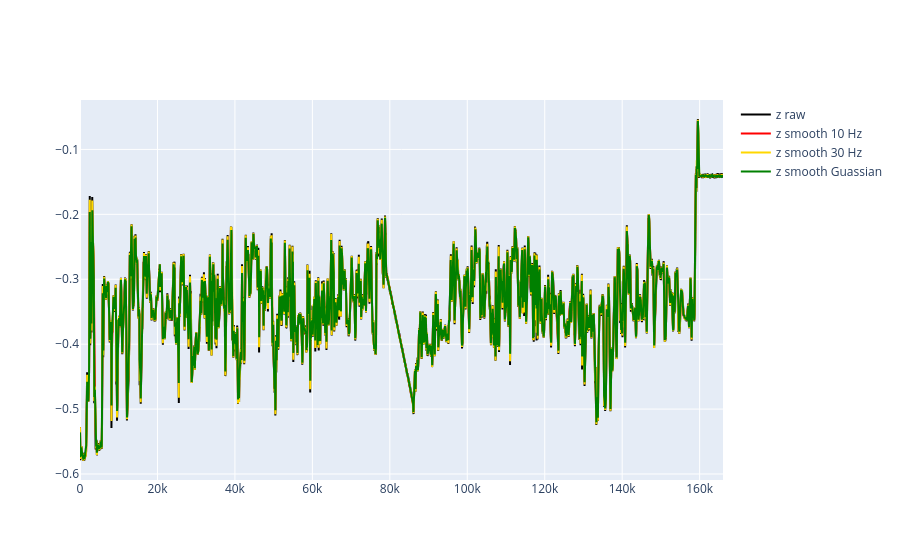

Notebook cell for this chart:
### Markdown cell above
### Smoothing

One thing that you will run into when using motion tracking data, especially when using video based motion tracking data, is that you will have noise-related jitter in your time series. At some times such noise maybe minimal, e.g., when using very accurate device-based motion tracking devices. But in other cases, you will see that there are sudden jumps or kinks from time point to time point due to tracking inaccuracies (that can be caused by occlusions, or not ideal lighting, camara position changes, etc.).

It is good therefore to apply some smoothing to the position traces of your motion tracking data, as well as any derivatives that are approximated afterwards (e.g., 3D acceleration, vertical velocity). You can for example apply a low-pass filter, whereby you try to only allow fluctuations that have a slow frequency change (gradual changes from point to point) so as to filter out (i.e., reduce the amplitude of) the jitter that occurs at very high frequencies (because they result in sudden changes from point to point). Note that when using low-pass filters there can be some time shift, so in that case it is good to undo that shift by running the smoothing forwards and backwards (we do this by using filtfilt); this undoing of distortions in time is called a “zero-phase” low-pass filter. Applying zero-phase low-pass filters is important if you care about precise temporal precision relative to some other timeseries for example (e.g., acoustics).

We can also use a different kind of smoothing filter where the cut-off frequency is not strictly defined such as a running weighted average or Gaussian filter, such that sudden changes in the time series are smoothed out by relating them in some weighted way to the neighboring data points. Below we use such a neighbor averaging filter called a Gaussian filter.

So we provide two filters, and we also show some differences in settings. The amount of possible filters is immense. To pick one filter without becoming an expert on filters (but see [2] chapter 4 for a really nice resource to read up on this), you can try a few and then assess it with your own data and see how a filter is capturing the variability you are interested in (for example by checking against the video of the movements). If you care about small amplitude fluctuations in your time series that might have to do with jerky movement, a heavy filter can potentially destroy this variability. A too weak of a filter might leave the signal riddled with noise, which may look acceptable, but can cascade into dramatic noisy estimates when taking for example derivatives as they amplify power at faster frequencies (e.g., acceleration -> acceleration -> jerk) (see e.g., [3] chapter 3 for a nice discussion on this). There are also ways to empirically assess what high frequency noise is in the data, given that noise generally has a particular random structure (see [2]).

As an excercise, try to play with the parameters of the smoothing functions a little, and zoom in on the graph, to see what effects it has.

### Code cell
import numpy as np
from scipy.signal import butter, filtfilt
from scipy.ndimage import gaussian_filter1d

# Butterworth filter function
    #take some time series, apply the filter, then return it 
def butter_it(x, sampling_rate, order, lowpass_cutoff):
    nyquist = sampling_rate / 2
    cutoff = lowpass_cutoff / nyquist  # Normalized frequency
    b, a = butter(order, cutoff, btype='low')
    filtered_x = filtfilt(b, a, x)
    return np.asarray(filtered_x, dtype=np.float64)

# set Gaussian filter 
guassian_sigma = 2.0  # Standard deviation

# make a new throwaway dataframe
tempmerge = merged

# we can see more dramatic effects of the smoothing when we add some noise to the time series
    # Add Gaussian noise
mean = 0  # Mean of the Gaussian distribution
std_dev = 0.001  # Standard deviation of the Gaussian distribution
noise = np.random.normal(mean, std_dev, size=len(tempmerge['Z_RIGHT_WRIST']))
tempmerge['Z_RIGHT_WRIST']  = tempmerge['Z_RIGHT_WRIST'] + noise

# Add a heavy filter with lowpass cutoff 10
tempmerge['Z_RIGHT_WRISTlowpass10'] = butter_it(tempmerge['Z_RIGHT_WRIST'], sampling_rate=100, order=1, lowpass_cutoff=10)

# Add a milder filter with lowpass cutoff 30
tempmerge['Z_RIGHT_WRISTlowpass30'] = butter_it(tempmerge['Z_RIGHT_WRIST'], sampling_rate=100, order=1, lowpass_cutoff=30)

# Also add a guassian filter (sigma is the standard deviation of the guassian)
tempmerge['Z_RIGHT_WRISTguassianfilt'] = gaussian_filter1d(tempmerge['Z_RIGHT_WRIST'], sigma = 2)

# Create the plot using Plotly Express (px)
# Create the second plot 
fig3 = go.Figure()
fig3.add_trace(go.Scatter(x=tempmerge['time'], y=tempmerge['Z_RIGHT_WRIST'], name='z raw', mode='lines', line=dict(color='black')))
fig3.add_trace(go.Scatter(x=tempmerge['time'], y=tempmerge['Z_RIGHT_WRISTlowpass10'], name='z smooth 10 Hz', mode='lines', line=dict(color='red')))
fig3.add_trace(go.Scatter(x=tempmerge['time'], y=tempmerge['Z_RIGHT_WRISTlowpass30'], name='z smooth 30 Hz', mode='lines', line=dict(color='gold')))
fig3.add_trace(go.Scatter(x=tempmerge['time'], y=tempmerge['Z_RIGHT_WRISTguassianfilt'], name='z smooth Guassian', mode='lines', line=dict(color='green')))

# Create subplots
fig3.show()

### Figure 1 — Plotly figure (JSON) as saved in the notebook; plotly's stock layout.template omitted (floating-point values rounded to 4 significant figures; data arrays with more than 128 entries replaced by an {"elided": "..."} marker saying what was removed)
{"data": [{"line": {"color": "black"}, "mode": "lines", "name": "z raw", "type": "scatter", "x": {"elided": "16604 int values"}, "y": {"elided": "16604 float values"}}, {"line": {"color": "red"}, "mode": "lines", "name": "z smooth 10 Hz", "type": "scatter", "x": {"elided": "16604 int values"}, "y": {"elided": "16604 float values"}}, {"line": {"color": "gold"}, "mode": "lines", "name": "z smooth 30 Hz", "type": "scatter", "x": {"elided": "16604 int values"}, "y": {"elided": "16604 float values"}}, {"line": {"color": "green"}, "mode": "lines", "name": "z smooth Guassian", "type": "scatter", "x": {"elided": "16604 int values"}, "y": {"elided": "16604 float values"}}], "layout": {}}
